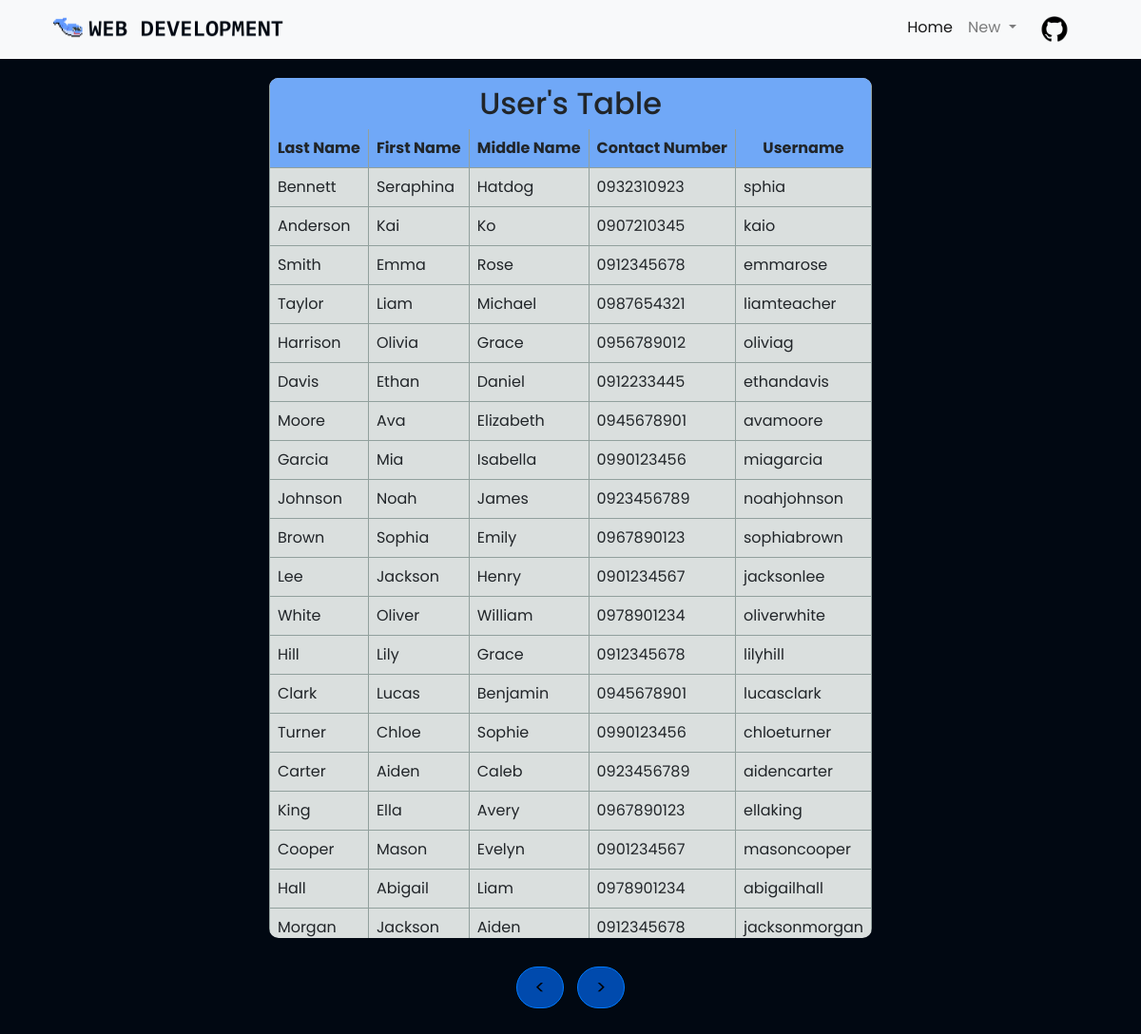
The app's page /user/index.php with its own data.
### tables this page shows
CREATE TABLE users(
	id INT PRIMARY KEY AUTO_INCREMENT,
	userLevel VARCHAR(15),
	lastName VARCHAR(50),
	firstName VARCHAR(50),
	middleName VARCHAR(50),
	contactNumber VARCHAR(13),
	userName VARCHAR(50),
	pword VARCHAR(250),
	dateCreated DATE,
	isDeleted INT(1) DEFAULT 0
);

### process/select_exe.php (called while the page is built, shortened)
<?php
include_once('../config/database.php');
$query1 = "SELECT * FROM users";
$query2 = "SELECT * FROM students";
if(mysqli_query($conn, $query1) && mysqli_query($conn, $query2)){
  $result1 = mysqli_query($conn, $query1);
} else {
  echo "Error executing one of the queries: " . mysqli_error($conn);
}
?>

### user/index.php (the view, shortened to what this page needs)
<?php
include_once '../process/select_exe.php';
?>
<!DOCTYPE html>
<html lang="en">
<head>
    <link rel="stylesheet" href="../assets/css/bootstrap.css">
</head>
<body>
    <nav class="navbar navbar-expand-lg navbar-light bg-light">
        <a class="navbar-brand" href=".." style="margin-left: 3%; margin-bottom: .5%;">
            <img src="../assets/images/logo.png" alt="logo" width="250px">
        </a>
        <div class="collapse navbar-collapse" id="navbarSupportedContent">
            <ul class="navbar-nav ml-auto" style="margin-right: 5%;">
                <li class="nav-item active">
                    <a class="nav-link" href="..">Home<span class="sr-only"></span></a>
                </li>
                <li class="nav-item dropdown">
                    <a class="nav-link dropdown-toggle" href="#" role="button" data-toggle="dropdown" aria-expanded="false">
                        New
                    </a>
                </li>
                <li class="nav-item">
                    <a class="nav-link" href="https://github.com/eshrks" target="_blank">
                        <img class="gthub-img" src="../assets/images/github-logo.png" alt="github logo" height="27px" style="transition: transform 0.2s ease-in-out;">
                    </a>
                </li>
            </ul>
        </div>
    </nav>
    <div class="table-container" id="user-table-container">
        <div class="box-container">
            <table>
                <thead>
                    <h2 class="table_header">User's Table</h2>
                    <tr>
                        <th>Last Name</th>
                        <th>First Name</th>
                        <th>Middle Name</th>
                        <th>Contact Number</th>
                        <th>Username</th>
                    </tr>
                </thead>
                <tbody>
                    <?php
                    if (mysqli_num_rows($result1) > 0) {
                        while ($row = mysqli_fetch_assoc($result1)) {
                    ?>
                            <tr>
                                <td>
                                    <?php echo $row['lastName']; ?>
                                </td>
                                <td>
                                    <?php echo $row['firstName']; ?>
                                </td>
                                <td>
                                    <?php echo $row['middleName']; ?>
                                </td>
                                <td>
                                    <?php echo $row['contactNumber']; ?>
                                </td>
                                <td>
                                    <?php echo $row['userName']; ?>
                                </td>
                            </tr>
                    <?php
                        }
                    } else {
                        echo "no data to show";
                    }
                    ?>
                </tbody>
            </table>
        </div>
    </div>
    <div style="text-align: center; margin-top: 10px;">
        <button class="btn btn-primary" style="margin-right: 5px;" onclick="showTable('user-table-container')"><</button>
        <button class="btn btn-primary" style="margin-left: 5px;" onclick="showTable('student-table-container')">></button>
    </div>
</body>
</html>

### user/index.php (style rules this page uses)
body { background-color: #010812; font-family: 'Poppins', sans-serif; }
.table-container { display: flex; justify-content: center; }
.box-container { border-radius: 10px; background-color: #DADFDE; margin: 20px; height: 70vh; max-height: 70vh; overflow-y: auto; }
table { width: 100%; border-collapse: collapse; }
td { border: 1px solid #91A09D; padding: 8px; text-align: left; }
th, .table_header { background-color: #70a8f7; position: sticky; top: 0; border-left: 1px solid #91A09D; border-right: 1px solid #91A09D; padding: 8px; text-align: center; }
.table_header { margin-bottom: 0; }
.btn-primary { font-family: 'Poppins', sans-serif; font-size: 20px; border-radius: 50px; width: 50px; color: #000000; background-color: #004AAD; }

### records on screen
users: lastName "Bennett", firstName "Seraphina", middleName "Hatdog", contactNumber "0932310923", userName "sphia"
users: lastName "Anderson", firstName "Kai", middleName "Ko", contactNumber "0907210345", userName "kaio"
users: lastName "Smith", firstName "Emma", middleName "Rose", contactNumber "0912345678", userName "emmarose"
users: lastName "Taylor", firstName "Liam", middleName "Michael", contactNumber "0987654321", userName "liamteacher"
users: lastName "Harrison", firstName "Olivia", middleName "Grace", contactNumber "0956789012", userName "oliviag"
users: lastName "Davis", firstName "Ethan", middleName "Daniel", contactNumber "0912233445", userName "ethandavis"
users: lastName "Moore", firstName "Ava", middleName "Elizabeth", contactNumber "0945678901", userName "avamoore"
users: lastName "Garcia", firstName "Mia", middleName "Isabella", contactNumber "0990123456", userName "miagarcia"
users: lastName "Johnson", firstName "Noah", middleName "James", contactNumber "0923456789", userName "noahjohnson"
users: lastName "Brown", firstName "Sophia", middleName "Emily", contactNumber "0967890123", userName "sophiabrown"
users: lastName "Lee", firstName "Jackson", middleName "Henry", contactNumber "0901234567", userName "jacksonlee"
users: lastName "White", firstName "Oliver", middleName "William", contactNumber "0978901234", userName "oliverwhite"
users: lastName "Hill", firstName "Lily", middleName "Grace", contactNumber "0912345678", userName "lilyhill"
users: lastName "Clark", firstName "Lucas", middleName "Benjamin", contactNumber "0945678901", userName "lucasclark"
users: lastName "Turner", firstName "Chloe", middleName "Sophie", contactNumber "0990123456", userName "chloeturner"
users: lastName "Carter", firstName "Aiden", middleName "Caleb", contactNumber "0923456789", userName "aidencarter"
users: lastName "King", firstName "Ella", middleName "Avery", contactNumber "0967890123", userName "ellaking"
users: lastName "Cooper", firstName "Mason", middleName "Evelyn", contactNumber "0901234567", userName "masoncooper"
users: lastName "Hall", firstName "Abigail", middleName "Liam", contactNumber "0978901234", userName "abigailhall"
users: lastName "Morgan", firstName "Jackson", middleName "Aiden", contactNumber "0912345678", userName "jacksonmorgan"
